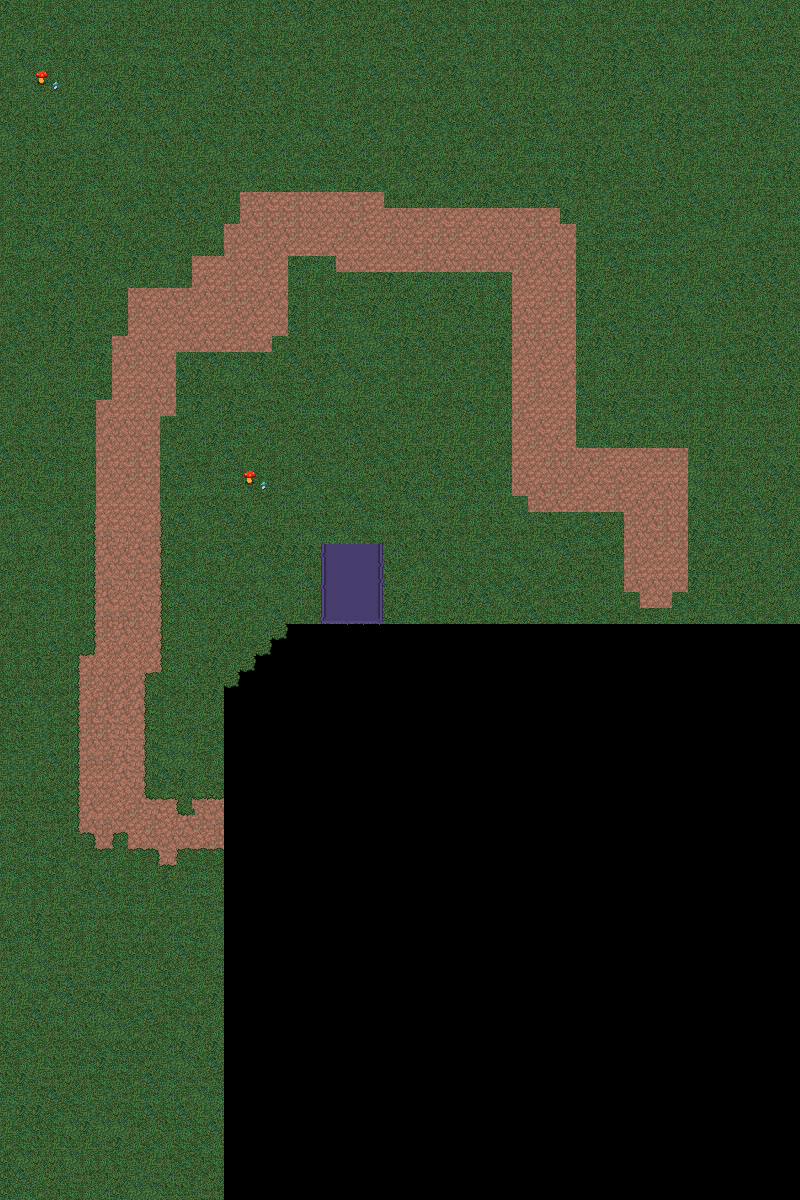

A level layout from a 2D game, rendered from its tile map. Below: a short description, then the map file with tile-grid data replaced by summaries:
An orthogonal 50x75 tile map with 16x16 px tiles, 7 tile layers (background, walls, water, path, ...).

<map version="1.8" tiledversion="1.8.4" orientation="orthogonal" renderorder="right-down" width="50" height="75" tilewidth="16" tileheight="16" infinite="0" nextlayerid="12" nextobjectid="1">
 <tileset firstgid="1" source="swampset.tsx" />
 <layer id="1" name="background" width="50" height="75">
  <data>[3750 cells, 2464 non-empty, 39 distinct tile ids]</data>
 </layer>
 <layer id="2" name="walls" width="50" height="75">
  <data>[3750 cells, 0 non-empty, 0 distinct tile ids]</data>
 </layer>
 <layer id="3" name="water" width="50" height="75">
  <data>[3750 cells, 36 non-empty, 22 distinct tile ids]</data>
 </layer>
 <layer id="4" name="path" width="50" height="75">
  <data>[3750 cells, 388 non-empty, 9 distinct tile ids]</data>
 </layer>
 <layer id="5" name="decorations" width="50" height="75">
  <data>[3750 cells, 8 non-empty, 4 distinct tile ids]</data>
 </layer>
 <layer id="6" name="house" width="50" height="75">
  <data>[3750 cells, 0 non-empty, 0 distinct tile ids]</data>
 </layer>
 <layer id="7" name="top" width="50" height="75">
  <data>[3750 cells, 0 non-empty, 0 distinct tile ids]</data>
 </layer>
 <objectgroup id="8" name="Objects" />
 <objectgroup id="9" name="NPCPaths" />
</map>